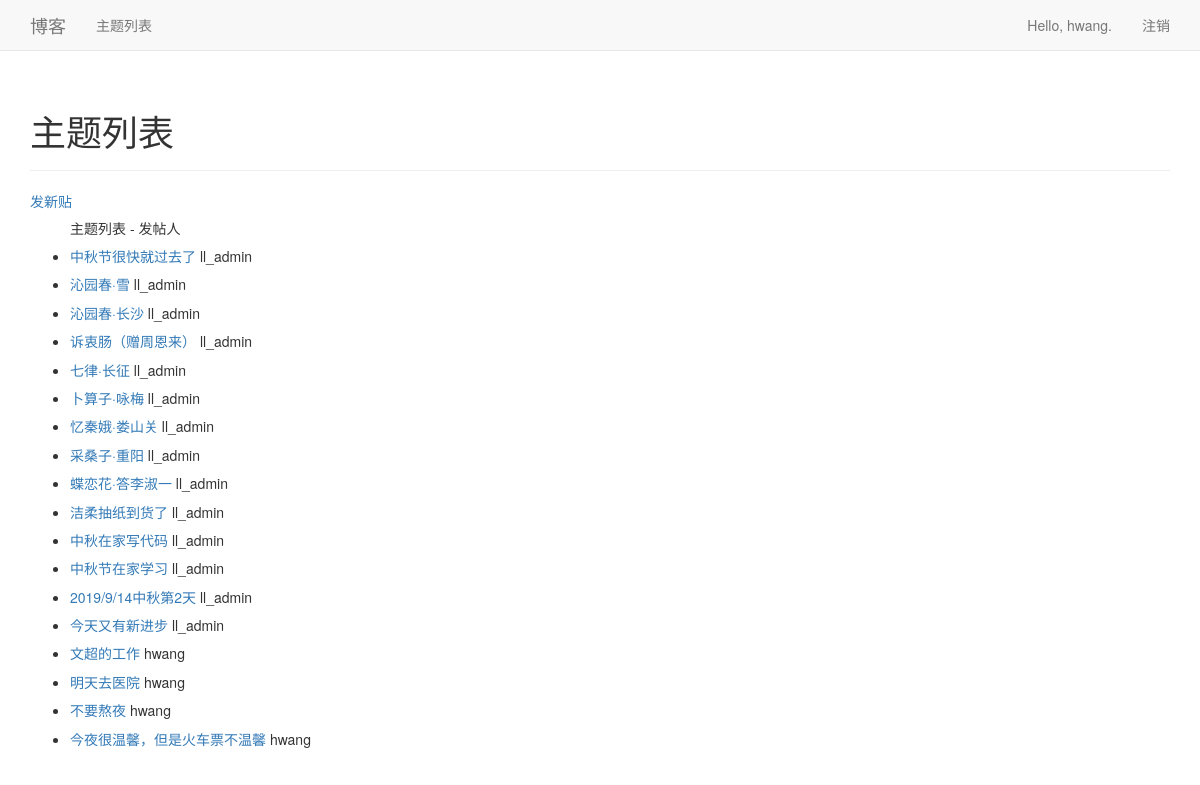
The page /topics/ (signed in) on the database its author committed.
### blogs/models.py (models this page shows)
class BlogPost(models.Model):
    title = models.CharField(max_length=200)
    text = models.TextField()
    date_added = models.DateTimeField(auto_now_add=True)
    owner = models.ForeignKey(User, on_delete=models.PROTECT)
    def __str__(self):
        return self.title

### blogs/views.py (the view)
# urls.py: url(r'^topics/$', views.topics, name='topics'),
def topics(request):
    topics = BlogPost.objects.order_by('date_added')
    context = {'topics': topics}
    return render(request, 'blogs/topics.html', context)

### blogs/templates/blogs/topics.html
{% extends "blogs/base.html" %}
{% block header %}
  <h1>主题列表</h1>
{% endblock header %}
{% block content %}
  <a href="{% url 'blogs:new_topic' %}">发新贴</a>
  <ul>
    <h5>主题列表 - 发帖人</h5>
    {% for topic in topics %}
      <li>
        <h5>
          <a href="{% url 'blogs:topic' topic.id %}">{{ topic }}</a>
              {{ topic.owner }}
        </h5>
      </li>
    {% empty %}
      <li>还没有添加任何主题.</li>
    {% endfor %}
  </ul>
{% endblock content %}

### blogs/templates/blogs/base.html (shortened to what this page needs)
{% load bootstrap3 %}
<!DOCTYPE html>
<html lang="en">
  <head>
    {% bootstrap_css %}
  </head>
  <body>
    <nav class="navbar navbar-default navbar-static-top" role="navigation">
      <div class="container">
        <div class="navbar-header">
          <a class="navbar-brand" href="{% url 'blogs:index' %}">
                博客</a>
        </div>
        <div id="navbar" class="navbar-collapse collapse">
          <ul class="nav navbar-nav">
            <li><a href="{% url 'blogs:topics' %}">主题列表</a></li>
          </ul>
          <ul class="nav navbar-nav navbar-right">
            {% if user.is_authenticated %}
              <li><a>Hello, {{ user.username }}.</a></li>
              <li><a href="{% url 'users:logout' %}">注销</a></li>
            {% else %}
              <li><a href="{% url 'users:register' %}">注册</a></li>
              <li><a href="{% url 'users:login' %}">登录</a></li>
            {% endif %}
          </ul>
        </div>
      </div>
    </nav>
    <div class="container">
      <div class="page-header">
        {% block header %}{% endblock header %}
      </div>
      <div>
        {% block content %}{% endblock content %}
      </div>
    </div>
  </body>
</html>

### rows shown on the page
BlogPost: title "中秋节很快就过去了", owner "ll_admin"
BlogPost: title "沁园春·雪", owner "ll_admin"
BlogPost: title "沁园春·长沙", owner "ll_admin"
BlogPost: title "诉衷肠（赠周恩来）", owner "ll_admin"
BlogPost: title "七律·长征", owner "ll_admin"
BlogPost: title "卜算子·咏梅", owner "ll_admin"
BlogPost: title "忆秦娥·娄山关", owner "ll_admin"
BlogPost: title "采桑子·重阳", owner "ll_admin"
BlogPost: title "蝶恋花·答李淑一", owner "ll_admin"
BlogPost: title "洁柔抽纸到货了", owner "ll_admin"
BlogPost: title "中秋在家写代码", owner "ll_admin"
BlogPost: title "中秋节在家学习", owner "ll_admin"
BlogPost: title "2019/9/14中秋第2天", owner "ll_admin"
BlogPost: title "今天又有新进步", owner "ll_admin"
BlogPost: title "文超的工作", owner "hwang"
BlogPost: title "明天去医院", owner "hwang"
BlogPost: title "不要熬夜", owner "hwang"
BlogPost: title "今夜很温馨，但是火车票不温馨", owner "hwang"

### other values the page prints
{{ user.username }} "hwang"
